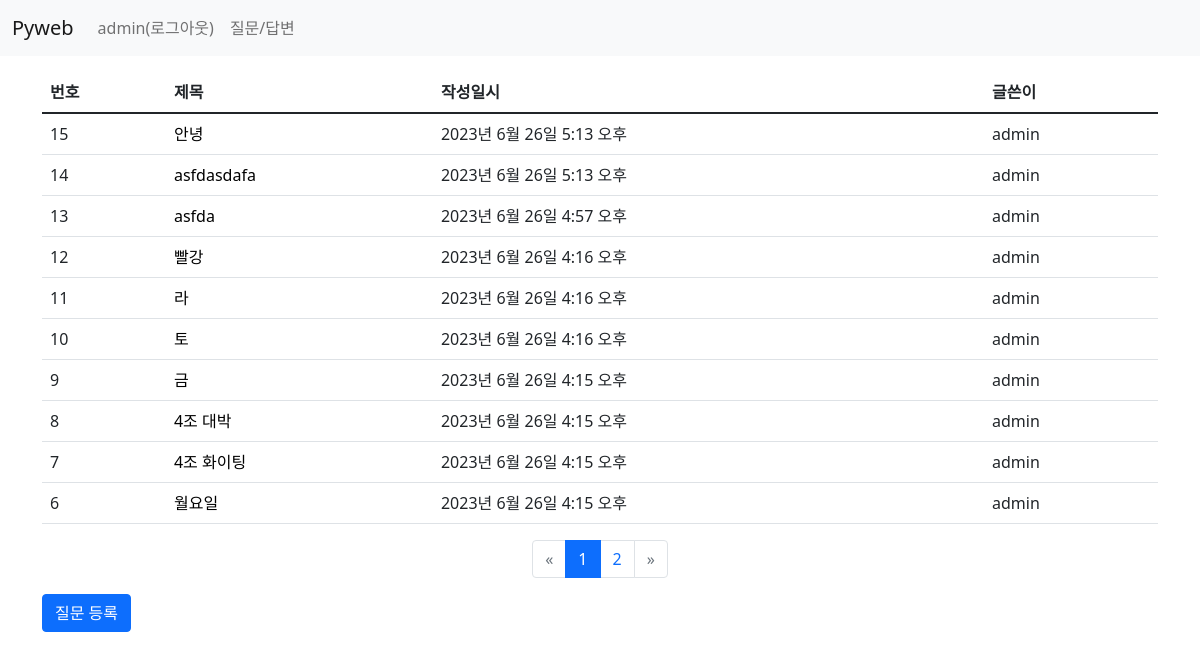
Screenshot of /board/ (signed in) with the database file from the repository.
### board/models.py (models this page shows, shortened)
class Question(models.Model):   #상속받고
    author = models.ForeignKey(User, on_delete=models.CASCADE) # 글쓴이 # 삭제 안되게도 할 수있어요 - 카테고리 없어도 삭제되면 안되는건 casecade 아니고 sellnull?
    subject = models.CharField(max_length=200)  # 제목
    content = models.TextField()                # 질문 내용
    create_date = models.DateTimeField()        # 동록일
    modify_date = models.DateTimeField(null=True, blank=True)   # null을 허용

### board/views.py (the view)
# urls.py: path('', views.question_list, name='question_list'),
def question_list(request):
    question_list = Question.objects.order_by('-create_date') # 내림차순 - 필드앞에 -를 붙이면 내림차순
    page = request.GET.get('page', '1')
    paginator = Paginator(question_list, 10)    # 페이지당 게시글 - 10개 설정
    page_obj = paginator.get_page(page)
    context = {'question_list': page_obj} # context = {'question_list': question_list} 에서 수정됨
    return  render(request, 'board/question_list.html', context)

### board/templatetags/board_filter.py (called while the page is built)
@register.filter
def sub(valeu, arg):
    return valeu - arg  # 원래 값에서 - 매개값 -> |sub:arg

### templates/board/question_list.html
{% extends 'base.html' %}
{% load board_filter %}
{% block content %}
<div class="container my-3">
    <section id="question_list">
        <table class="table">
            <thead>
                <tr class="table_primary">
                    <th>번호</th>
                    <th>제목</th>
                    <th>작성일시</th>
                    <th>글쓴이</th>
                </tr>
            </thead>
            <tbody>
                {% if question_list %}
                    {% for question in question_list %}
                    <tr>
                        <td>{{ question_list.paginator.count|sub:question_list.start_index|sub:forloop.counter0|add:1 }}</td>
                        <td><a href="{% url 'board:detail' question.id %}">{{ question.subject }}</a></td>
                        <td>{{ question.create_date }}</td>
                        <td>{{ question.author }}</td>
                    </tr>
                    {% endfor %}
                {% else %}
                    <tr>
                        <td>질문이 없습니다.</td>
                    </tr>
                {% endif %}
            </tbody>
        </table>
        <ul class="pagination justify-content-center">
            {% if question_lis.has_previous %}
                <li class="page-item">
                    <a class="page-link" href="?page={{ question_list.previous_page_number }}">&laquo;</a>
                </li>
            {% else %}
                <li class="page-item disabled">
                    <a class="page-link" href="">&laquo;</a>
                </li>
            {% endif %}
                {% for page_number in question_list.paginator.page_range %}
                    {% if page_number == question_list.number %}
                    <li class="page-item active">
                        <a class="page-link" href="?page={{ page_number }}">
                            {{ page_number }}
                        </a>
                    </li>
                    {% else %}
                    <li class="page-item">
                        <a class="page-link" href="?page={{ page_number }}">
                            {{ page_number }}
                        </a>
                    </li>
                    {% endif %}
                {% endfor %}
            {% if question_lis.has_next %}
                <li class="page-item">
                    <a class="page-link"
                       href="?page={{ question_list.next_page_number }}">&raquo;</a>
                </li>
            {% else %}
                <li class="page-item disabled">
                    <a class="page-link" href="">&raquo;</a>
                </li>
            {% endif %}
        </ul>
        <a href="{% url 'board:question_create' %}"
            class="btn btn-primary">질문 등록</a>
    </section>
</div>
{% endblock %}

### templates/navbar.html (shortened to what this page needs)
<nav class="navbar navbar-expand-lg navbar-light bg-light">
  <div class="container-fluid">
    <a class="navbar-brand" href="/">Pyweb</a>
    <div class="collapse navbar-collapse" id="navbarSupportedContent">
      <ul class="navbar-nav me-auto mb-2 mb-lg-0">
        <li class="nav-item">
          {% if user.is_authenticated %}
            <a class="nav-link" href="{% url 'common:logout' %}">
              {{ user.username }}(로그아웃)
            </a>
          {% else %}
            <a class="nav-link" href="{% url 'common:login' %}">로그인</a>
          {% endif %}
        </li>
        <li class="nav-item">
          <a class="nav-link" href="{% url 'board:question_list' %}">질문/답변</a>
        </li>
      </ul>
    </div>
  </div>
</nav>

### static/board/css/style.css (style rules this page uses)
a { color: black; text-decoration: none; }

### rows the page displays
Question: paginator.count|sub "15", subject "안녕", create_date "2023년 6월 26일 5:13 오후", author "admin"
Question: paginator.count|sub "14", subject "asfdasdafa", create_date "2023년 6월 26일 5:13 오후", author "admin"
Question: paginator.count|sub "13", subject "asfda", create_date "2023년 6월 26일 4:57 오후", author "admin"
Question: paginator.count|sub "12", subject "빨강", create_date "2023년 6월 26일 4:16 오후", author "admin"
Question: paginator.count|sub "11", subject "라", create_date "2023년 6월 26일 4:16 오후", author "admin"
Question: paginator.count|sub "10", subject "토", create_date "2023년 6월 26일 4:16 오후", author "admin"
Question: paginator.count|sub "9", subject "금", create_date "2023년 6월 26일 4:15 오후", author "admin"
Question: paginator.count|sub "8", subject "4조 대박", create_date "2023년 6월 26일 4:15 오후", author "admin"
Question: paginator.count|sub "7", subject "4조 화이팅", create_date "2023년 6월 26일 4:15 오후", author "admin"
Question: paginator.count|sub "6", subject "월요일", create_date "2023년 6월 26일 4:15 오후", author "admin"

### other values shown
{{ user.username }} "admin"
{{ page_number }} "1"
{{ page_number }} "2"
